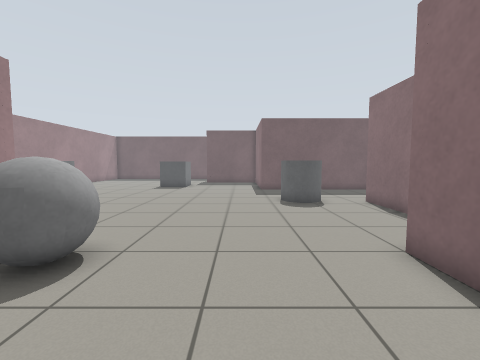
View 1 (above)

17 first-person views from a walk through a world built for the Gazebo simulator. The camera is 0.94 m above the floor, tilts 4° down and sees 90° across. The floor is counted in squares, 0.5 m on a side. Each view is taken from the middle of a square. On the plan, view 1 faces up. The plan holds only what a view shows up to about 15 squares ahead; the rest is blank.

View 2
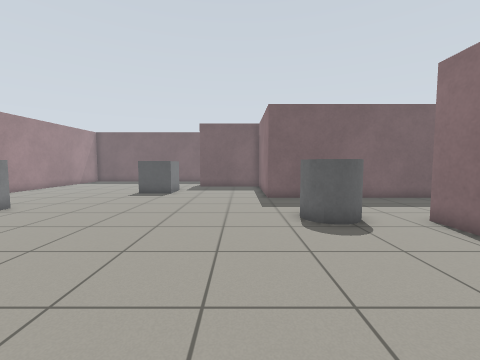

View 3
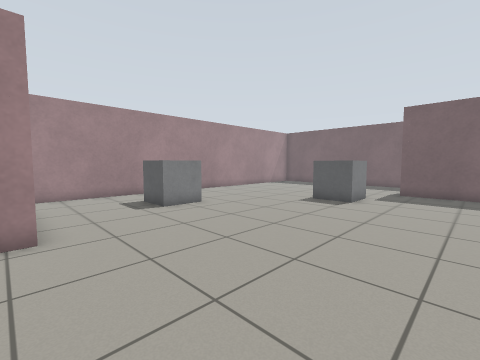

View 4
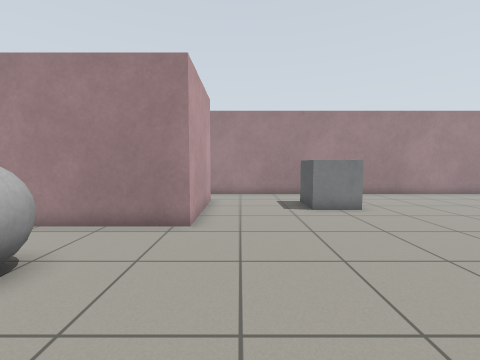

View 5
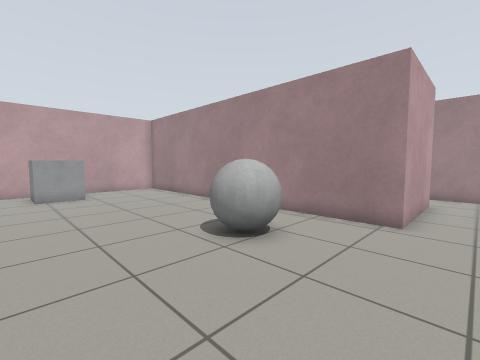

View 6
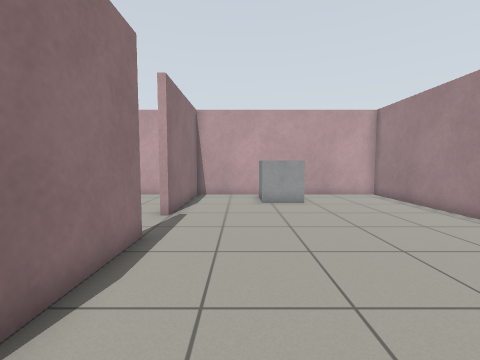

View 7
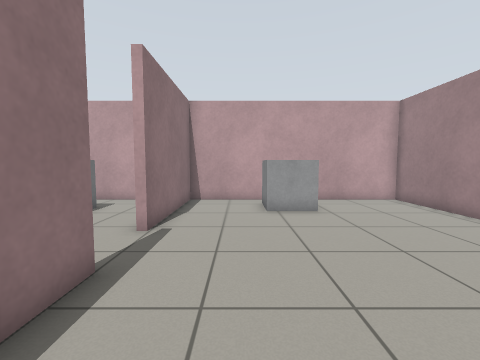

View 8
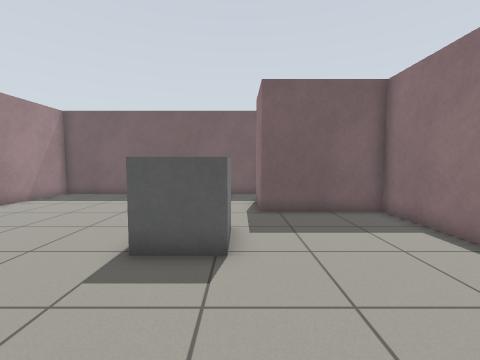

View 9
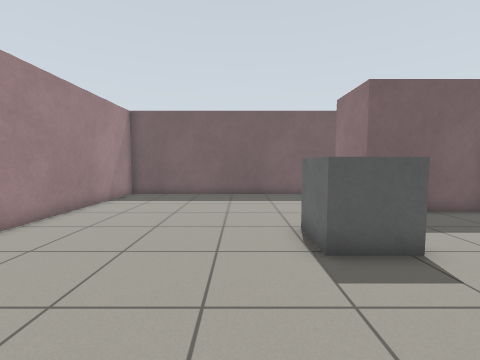

View 10
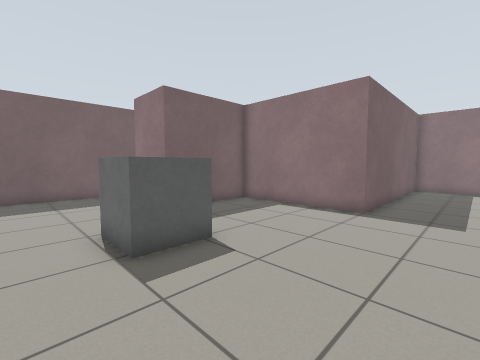

View 11
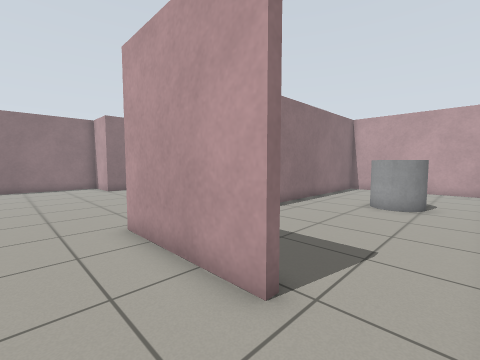

View 12
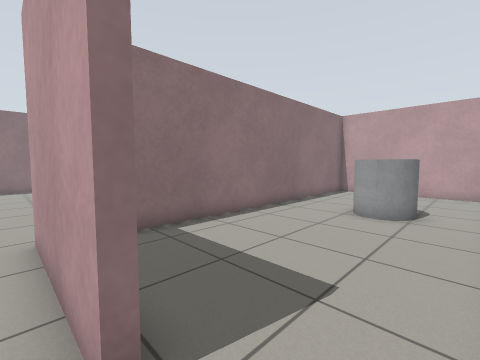

View 13
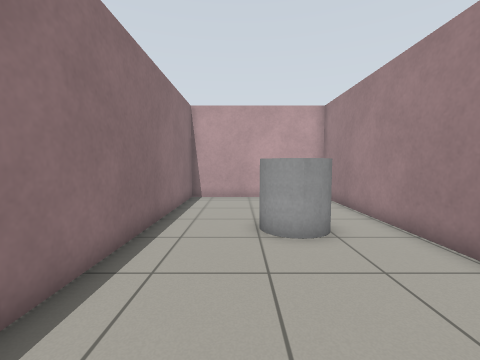

View 14
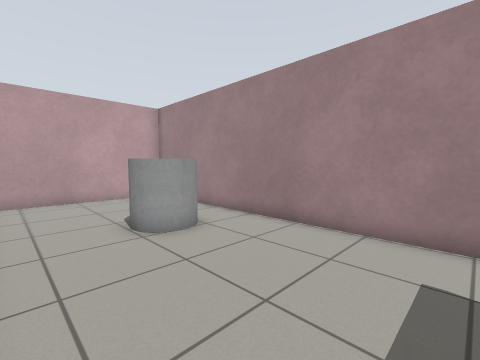

View 15
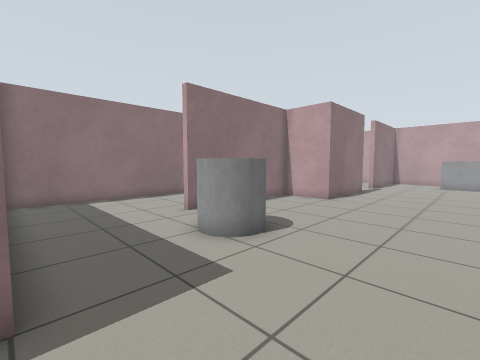

View 16
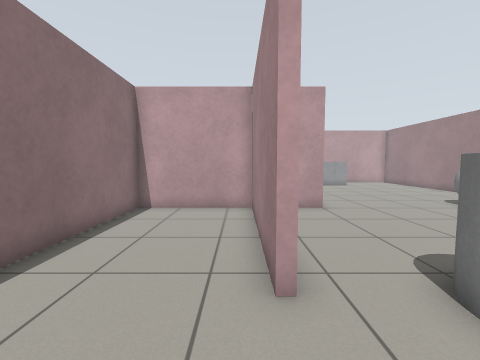

View 17
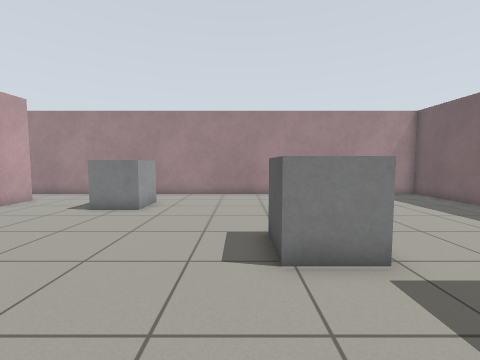

### Floor plan
Ten units are one square. View 1 is at (0, 0); x grows to the right and y downward. Boxes are objects, and circles mark ways between rooms. Rooms are numbered by the first view taken in them; rooms with no view inside come last. Other rooms are left out.
<svg viewBox="-151 -291 269 379">
<path fill="none" stroke="#000" d="M-120 -75 -70 -75 -70 83 35 83 35 25M65 -170 15 -170 15 -232 -32 -232 -32 -262M35 1 35 -50 62 -50 62 -118M-21 -286 -146 -286 -146 -74M-120 -71 -120 -75M-146 -74 -146 83 -73 83 -73 -54M65 -118 65 -50 113 -50 113 -170M105 -170 65 -170"/>
<rect x="-115" y="-145" width="20" height="30" fill="#bbb"><title>grey box</title></rect>
<rect x="-65" y="-215" width="20" height="30" fill="#bbb"><title>grey box</title></rect>
<rect x="-45" y="-55" width="20" height="20" fill="#bbb"><title>grey ball</title></rect>
<rect x="-25" y="55" width="30" height="20" fill="#bbb"><title>grey box</title></rect>
<rect x="15" y="-135" width="30" height="30" fill="#bbb"><title>grey cylinder</title></rect>
<rect x="-125" y="5" width="20" height="20" fill="#bbb"><title>grey cylinder</title></rect>
<circle cx="-135" cy="-70" r="3" fill="#2a7"/>
<circle cx="60" cy="-140" r="3" fill="#2a7"/>
<text x="-40" y="-110">1</text>
<text x="-110" y="10">2</text>
<text x="90" y="-110">3</text>
</svg>
Room 1 opens to room 2. Room 1 opens to room 3.

Where each view was taken, in squares from view 1:
view 1: 0 up, 0 right, facing up
view 2: 4 up, 0 right, facing up
view 3: 7 up, 0 right, facing up-left
view 4: 9 up, 0 right, facing left
view 5: 9 up, 1 right, facing down-left
view 6: 6 up, 1 right, facing down
view 7: 4 up, 1 right, facing down
view 8: 14 up, 4 left, facing up
view 9: 14 up, 8 left, facing up
view 10: 14 up, 8 left, facing up-right
view 11: 10 up, 14 left, facing down-right
view 12: 8 up, 14 left, facing down-right
view 13: 5 up, 10 left, facing down
view 14: 5 up, 8 left, facing down-left
view 15: 17 up, 2 left, facing down-right
view 16: 15 up, 7 right, facing down
view 17: 18 up, 0 right, facing left
